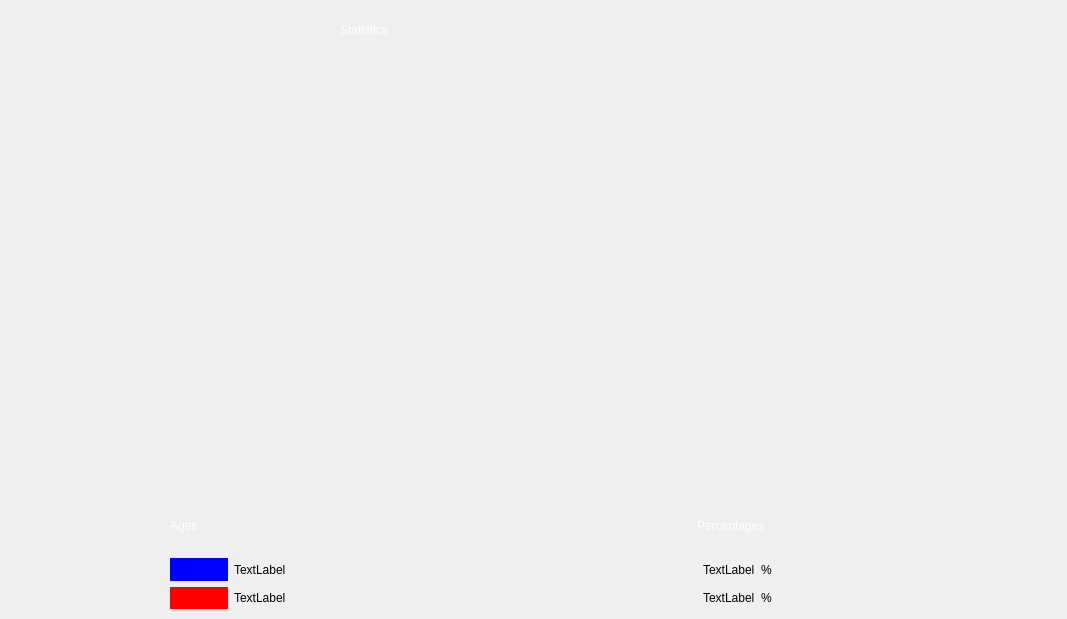
<?xml version="1.0" encoding="UTF-8"?>
<ui version="4.0">
 <class>statistique_beneficiaires</class>
 <widget class="QDialog" name="statistique_beneficiaires">
  <property name="geometry">
   <rect>
    <x>0</x>
    <y>0</y>
    <width>1067</width>
    <height>619</height>
   </rect>
  </property>
  <property name="windowTitle">
   <string>Dialog</string>
  </property>
  <widget class="QLabel" name="label_8">
   <property name="geometry">
    <rect>
     <x>340</x>
     <y>10</y>
     <width>401</width>
     <height>40</height>
    </rect>
   </property>
   <property name="styleSheet">
    <string notr="true">font: 25pt &quot;MS Shell Dlg 2&quot;;
color: rgb(255, 255, 255);</string>
   </property>
   <property name="text">
    <string>Statistics</string>
   </property>
  </widget>
  <widget class="QWidget" name="layoutWidget">
   <property name="geometry">
    <rect>
     <x>170</x>
     <y>500</y>
     <width>647</width>
     <height>109</height>
    </rect>
   </property>
   <layout class="QHBoxLayout" name="horizontalLayout_7">
    <item>
     <layout class="QVBoxLayout" name="verticalLayout_4">
      <item>
       <widget class="QLabel" name="label_9">
        <property name="styleSheet">
         <string notr="true">color: rgb(255, 255, 255);

font: 16pt &quot;Calibri&quot;;</string>
        </property>
        <property name="text">
         <string>Ages</string>
        </property>
       </widget>
      </item>
      <item>
       <layout class="QVBoxLayout" name="verticalLayout">
        <item>
         <layout class="QHBoxLayout" name="horizontalLayout_2">
          <item>
           <widget class="QWidget" name="widget" native="true">
            <property name="styleSheet">
             <string notr="true">background-color: rgb(0, 0, 255);</string>
            </property>
           </widget>
          </item>
          <item>
           <widget class="QLabel" name="label_2">
            <property name="styleSheet">
             <string notr="true">font: 12pt &quot;MS Shell Dlg 2&quot;;</string>
            </property>
            <property name="text">
             <string>TextLabel</string>
            </property>
           </widget>
          </item>
         </layout>
        </item>
        <item>
         <layout class="QHBoxLayout" name="horizontalLayout">
          <item>
           <widget class="QWidget" name="widget_3" native="true">
            <property name="palette">
             <palette>
              <active>
               <colorrole role="WindowText">
                <brush brushstyle="SolidPattern">
                 <color alpha="255">
                  <red>255</red>
                  <green>0</green>
                  <blue>0</blue>
                 </color>
                </brush>
               </colorrole>
               <colorrole role="Button">
                <brush brushstyle="SolidPattern">
                 <color alpha="255">
                  <red>255</red>
                  <green>0</green>
                  <blue>0</blue>
                 </color>
                </brush>
               </colorrole>
               <colorrole role="Text">
                <brush brushstyle="SolidPattern">
                 <color alpha="255">
                  <red>255</red>
                  <green>0</green>
                  <blue>0</blue>
                 </color>
                </brush>
               </colorrole>
               <colorrole role="ButtonText">
                <brush brushstyle="SolidPattern">
                 <color alpha="255">
                  <red>255</red>
                  <green>0</green>
                  <blue>0</blue>
                 </color>
                </brush>
               </colorrole>
               <colorrole role="Base">
                <brush brushstyle="SolidPattern">
                 <color alpha="255">
                  <red>255</red>
                  <green>0</green>
                  <blue>0</blue>
                 </color>
                </brush>
               </colorrole>
               <colorrole role="Window">
                <brush brushstyle="SolidPattern">
                 <color alpha="255">
                  <red>255</red>
                  <green>0</green>
                  <blue>0</blue>
                 </color>
                </brush>
               </colorrole>
               <colorrole role="PlaceholderText">
                <brush brushstyle="NoBrush">
                 <color alpha="128">
                  <red>255</red>
                  <green>0</green>
                  <blue>0</blue>
                 </color>
                </brush>
               </colorrole>
              </active>
              <inactive>
               <colorrole role="WindowText">
                <brush brushstyle="SolidPattern">
                 <color alpha="255">
                  <red>255</red>
                  <green>0</green>
                  <blue>0</blue>
                 </color>
                </brush>
               </colorrole>
               <colorrole role="Button">
                <brush brushstyle="SolidPattern">
                 <color alpha="255">
                  <red>255</red>
                  <green>0</green>
                  <blue>0</blue>
                 </color>
                </brush>
               </colorrole>
               <colorrole role="Text">
                <brush brushstyle="SolidPattern">
                 <color alpha="255">
                  <red>255</red>
                  <green>0</green>
                  <blue>0</blue>
                 </color>
                </brush>
               </colorrole>
               <colorrole role="ButtonText">
                <brush brushstyle="SolidPattern">
                 <color alpha="255">
                  <red>255</red>
                  <green>0</green>
                  <blue>0</blue>
                 </color>
                </brush>
               </colorrole>
               <colorrole role="Base">
                <brush brushstyle="SolidPattern">
                 <color alpha="255">
                  <red>255</red>
                  <green>0</green>
                  <blue>0</blue>
                 </color>
                </brush>
               </colorrole>
               <colorrole role="Window">
                <brush brushstyle="SolidPattern">
                 <color alpha="255">
                  <red>255</red>
                  <green>0</green>
                  <blue>0</blue>
                 </color>
                </brush>
               </colorrole>
               <colorrole role="PlaceholderText">
                <brush brushstyle="NoBrush">
                 <color alpha="128">
                  <red>255</red>
                  <green>0</green>
                  <blue>0</blue>
                 </color>
                </brush>
               </colorrole>
              </inactive>
              <disabled>
               <colorrole role="WindowText">
                <brush brushstyle="SolidPattern">
                 <color alpha="255">
                  <red>255</red>
                  <green>0</green>
                  <blue>0</blue>
                 </color>
                </brush>
               </colorrole>
               <colorrole role="Button">
                <brush brushstyle="SolidPattern">
                 <color alpha="255">
                  <red>255</red>
                  <green>0</green>
                  <blue>0</blue>
                 </color>
                </brush>
               </colorrole>
               <colorrole role="Text">
                <brush brushstyle="SolidPattern">
                 <color alpha="255">
                  <red>255</red>
                  <green>0</green>
                  <blue>0</blue>
                 </color>
                </brush>
               </colorrole>
               <colorrole role="ButtonText">
                <brush brushstyle="SolidPattern">
                 <color alpha="255">
                  <red>255</red>
                  <green>0</green>
                  <blue>0</blue>
                 </color>
                </brush>
               </colorrole>
               <colorrole role="Base">
                <brush brushstyle="SolidPattern">
                 <color alpha="255">
                  <red>255</red>
                  <green>0</green>
                  <blue>0</blue>
                 </color>
                </brush>
               </colorrole>
               <colorrole role="Window">
                <brush brushstyle="SolidPattern">
                 <color alpha="255">
                  <red>255</red>
                  <green>0</green>
                  <blue>0</blue>
                 </color>
                </brush>
               </colorrole>
               <colorrole role="PlaceholderText">
                <brush brushstyle="NoBrush">
                 <color alpha="128">
                  <red>255</red>
                  <green>0</green>
                  <blue>0</blue>
                 </color>
                </brush>
               </colorrole>
              </disabled>
             </palette>
            </property>
            <property name="styleSheet">
             <string notr="true">color: rgb(255, 0, 0);
background-color: rgb(255, 0, 0);</string>
            </property>
           </widget>
          </item>
          <item>
           <widget class="QLabel" name="label_4">
            <property name="styleSheet">
             <string notr="true">font: 12pt &quot;MS Shell Dlg 2&quot;;</string>
            </property>
            <property name="text">
             <string>TextLabel</string>
            </property>
           </widget>
          </item>
         </layout>
        </item>
       </layout>
      </item>
     </layout>
    </item>
    <item>
     <spacer name="horizontalSpacer">
      <property name="orientation">
       <enum>Qt::Horizontal</enum>
      </property>
      <property name="sizeType">
       <enum>QSizePolicy::Fixed</enum>
      </property>
      <property name="sizeHint" stdset="0">
       <size>
        <width>400</width>
        <height>20</height>
       </size>
      </property>
     </spacer>
    </item>
    <item>
     <layout class="QVBoxLayout" name="verticalLayout_3">
      <item>
       <widget class="QLabel" name="label">
        <property name="styleSheet">
         <string notr="true">color: rgb(255, 255, 255);

font: 16pt &quot;Calibri&quot;;</string>
        </property>
        <property name="text">
         <string>Percentages</string>
        </property>
       </widget>
      </item>
      <item>
       <layout class="QVBoxLayout" name="verticalLayout_2">
        <item>
         <layout class="QHBoxLayout" name="horizontalLayout_6">
          <item>
           <layout class="QHBoxLayout" name="horizontalLayout_3">
            <item>
             <widget class="QWidget" name="widget_2" native="true">
              <property name="styleSheet">
               <string notr="true">background-color: rgb(0, 0, 255);</string>
              </property>
             </widget>
            </item>
            <item>
             <widget class="QLabel" name="label_6">
              <property name="styleSheet">
               <string notr="true">font: 12pt &quot;MS Shell Dlg 2&quot;;</string>
              </property>
              <property name="text">
               <string>TextLabel</string>
              </property>
             </widget>
            </item>
           </layout>
          </item>
          <item>
           <widget class="QLabel" name="label_7">
            <property name="text">
             <string>%</string>
            </property>
           </widget>
          </item>
         </layout>
        </item>
        <item>
         <layout class="QHBoxLayout" name="horizontalLayout_5">
          <item>
           <layout class="QHBoxLayout" name="horizontalLayout_4">
            <item>
             <widget class="QWidget" name="widget_4" native="true">
              <property name="palette">
               <palette>
                <active>
                 <colorrole role="WindowText">
                  <brush brushstyle="SolidPattern">
                   <color alpha="255">
                    <red>255</red>
                    <green>0</green>
                    <blue>0</blue>
                   </color>
                  </brush>
                 </colorrole>
                 <colorrole role="Button">
                  <brush brushstyle="SolidPattern">
                   <color alpha="255">
                    <red>255</red>
                    <green>0</green>
                    <blue>0</blue>
                   </color>
                  </brush>
                 </colorrole>
                 <colorrole role="Text">
                  <brush brushstyle="SolidPattern">
                   <color alpha="255">
                    <red>255</red>
                    <green>0</green>
                    <blue>0</blue>
                   </color>
                  </brush>
                 </colorrole>
                 <colorrole role="ButtonText">
                  <brush brushstyle="SolidPattern">
                   <color alpha="255">
                    <red>255</red>
                    <green>0</green>
                    <blue>0</blue>
                   </color>
                  </brush>
                 </colorrole>
                 <colorrole role="Base">
                  <brush brushstyle="SolidPattern">
                   <color alpha="255">
                    <red>255</red>
                    <green>0</green>
                    <blue>0</blue>
                   </color>
                  </brush>
                 </colorrole>
                 <colorrole role="Window">
                  <brush brushstyle="SolidPattern">
                   <color alpha="255">
                    <red>255</red>
                    <green>0</green>
                    <blue>0</blue>
                   </color>
                  </brush>
                 </colorrole>
                 <colorrole role="PlaceholderText">
                  <brush brushstyle="NoBrush">
                   <color alpha="128">
                    <red>255</red>
                    <green>0</green>
                    <blue>0</blue>
                   </color>
                  </brush>
                 </colorrole>
                </active>
                <inactive>
                 <colorrole role="WindowText">
                  <brush brushstyle="SolidPattern">
                   <color alpha="255">
                    <red>255</red>
                    <green>0</green>
                    <blue>0</blue>
                   </color>
                  </brush>
                 </colorrole>
                 <colorrole role="Button">
                  <brush brushstyle="SolidPattern">
                   <color alpha="255">
                    <red>255</red>
                    <green>0</green>
                    <blue>0</blue>
                   </color>
                  </brush>
                 </colorrole>
                 <colorrole role="Text">
                  <brush brushstyle="SolidPattern">
                   <color alpha="255">
                    <red>255</red>
                    <green>0</green>
                    <blue>0</blue>
                   </color>
                  </brush>
                 </colorrole>
                 <colorrole role="ButtonText">
                  <brush brushstyle="SolidPattern">
                   <color alpha="255">
                    <red>255</red>
                    <green>0</green>
                    <blue>0</blue>
                   </color>
                  </brush>
                 </colorrole>
                 <colorrole role="Base">
                  <brush brushstyle="SolidPattern">
                   <color alpha="255">
                    <red>255</red>
                    <green>0</green>
                    <blue>0</blue>
                   </color>
                  </brush>
                 </colorrole>
                 <colorrole role="Window">
                  <brush brushstyle="SolidPattern">
                   <color alpha="255">
                    <red>255</red>
                    <green>0</green>
                    <blue>0</blue>
                   </color>
                  </brush>
                 </colorrole>
                 <colorrole role="PlaceholderText">
                  <brush brushstyle="NoBrush">
                   <color alpha="128">
                    <red>255</red>
                    <green>0</green>
                    <blue>0</blue>
                   </color>
                  </brush>
                 </colorrole>
                </inactive>
                <disabled>
                 <colorrole role="WindowText">
                  <brush brushstyle="SolidPattern">
                   <color alpha="255">
                    <red>255</red>
                    <green>0</green>
                    <blue>0</blue>
                   </color>
                  </brush>
                 </colorrole>
                 <colorrole role="Button">
                  <brush brushstyle="SolidPattern">
                   <color alpha="255">
                    <red>255</red>
                    <green>0</green>
                    <blue>0</blue>
                   </color>
                  </brush>
                 </colorrole>
                 <colorrole role="Text">
                  <brush brushstyle="SolidPattern">
                   <color alpha="255">
                    <red>255</red>
                    <green>0</green>
                    <blue>0</blue>
                   </color>
                  </brush>
                 </colorrole>
                 <colorrole role="ButtonText">
                  <brush brushstyle="SolidPattern">
                   <color alpha="255">
                    <red>255</red>
                    <green>0</green>
                    <blue>0</blue>
                   </color>
                  </brush>
                 </colorrole>
                 <colorrole role="Base">
                  <brush brushstyle="SolidPattern">
                   <color alpha="255">
                    <red>255</red>
                    <green>0</green>
                    <blue>0</blue>
                   </color>
                  </brush>
                 </colorrole>
                 <colorrole role="Window">
                  <brush brushstyle="SolidPattern">
                   <color alpha="255">
                    <red>255</red>
                    <green>0</green>
                    <blue>0</blue>
                   </color>
                  </brush>
                 </colorrole>
                 <colorrole role="PlaceholderText">
                  <brush brushstyle="NoBrush">
                   <color alpha="128">
                    <red>255</red>
                    <green>0</green>
                    <blue>0</blue>
                   </color>
                  </brush>
                 </colorrole>
                </disabled>
               </palette>
              </property>
              <property name="styleSheet">
               <string notr="true">color: rgb(255, 0, 0);
background-color: rgb(255, 0, 0);</string>
              </property>
             </widget>
            </item>
            <item>
             <widget class="QLabel" name="label_3">
              <property name="styleSheet">
               <string notr="true">font: 12pt &quot;MS Shell Dlg 2&quot;;</string>
              </property>
              <property name="text">
               <string>TextLabel</string>
              </property>
             </widget>
            </item>
           </layout>
          </item>
          <item>
           <widget class="QLabel" name="label_5">
            <property name="text">
             <string>%</string>
            </property>
           </widget>
          </item>
         </layout>
        </item>
       </layout>
      </item>
     </layout>
    </item>
   </layout>
  </widget>
 </widget>
 <resources/>
 <connections/>
</ui>
